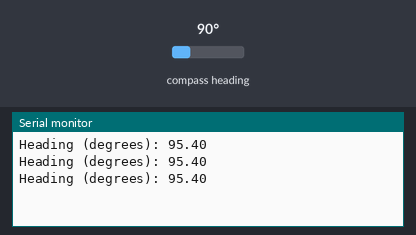
Bench run of a sketch on a simulated Arduino Uno, built with avr-gcc and run on an emulated ATmega328P. On the bench: the last lines printed to the serial monitor. The inputs (shaded band) are chosen by the test bench; at power-on: compass heading 90°.

Above: at 1.7 s.
1.8 s: compass heading set to 7°
At 2.4 s:
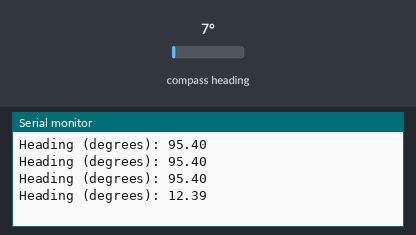
3.3 s: compass heading set to 180°
At 3.9 s:
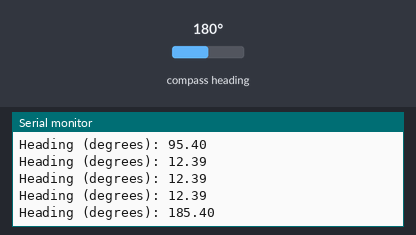
Timing chart, 0 to 6.3 s (numbered marks = the images above; inputs shaded):
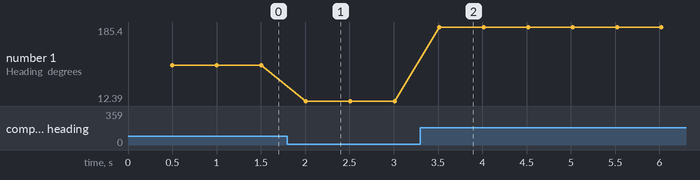

Measured:
- after the input at 1.8 s, the serial monitor: prints a new line after 0.21 s (image 1)
- after the input at 3.3 s, the serial monitor: prints a new line after 0.21 s (image 2)
- plotted number 1: 95.4 → 12.39 after the input at 1.8 s, 12.39 → 185.4 after the input at 3.3 s

The sketch:

compass_sensor_v1.ino
```cpp
#include <Wire.h>
#include <Adafruit_Sensor.h>
#include <Adafruit_HMC5883_U.h>

Adafruit_HMC5883_Unified mag = Adafruit_HMC5883_Unified(12345);

void displaySensorDetails(void)
{
  sensor_t sensor;
  mag.getSensor(&sensor);

  delay(500);
}

void setup(void)
{
  Serial.begin(9600);


  if(!mag.begin())
  {
    Serial.println("Ooops, no HMC5883 detected ... Check your wiring!");
    while(1);
  }


  displaySensorDetails();
}

void loop(void)
{
  /* Get a new sensor event */
  sensors_event_t event;
  mag.getEvent(&event);

  float heading = atan2(event.magnetic.y, event.magnetic.x);


// +5 24'
float declinationAngle = (5.0 + (24.0 / 60.0)) / (180 / M_PI);

  heading += declinationAngle;

  // Correct for when signs are reversed.
  if(heading < 0)
    heading += 2*PI;

  // Check for wrap due to addition of declination.
  if(heading > 2*PI)
    heading -= 2*PI;

  // Convert radians to degrees for readability.
  float headingDegrees = heading * 180/M_PI;

  Serial.print("Heading (degrees): "); Serial.println(headingDegrees);

  delay(500);
}
```
